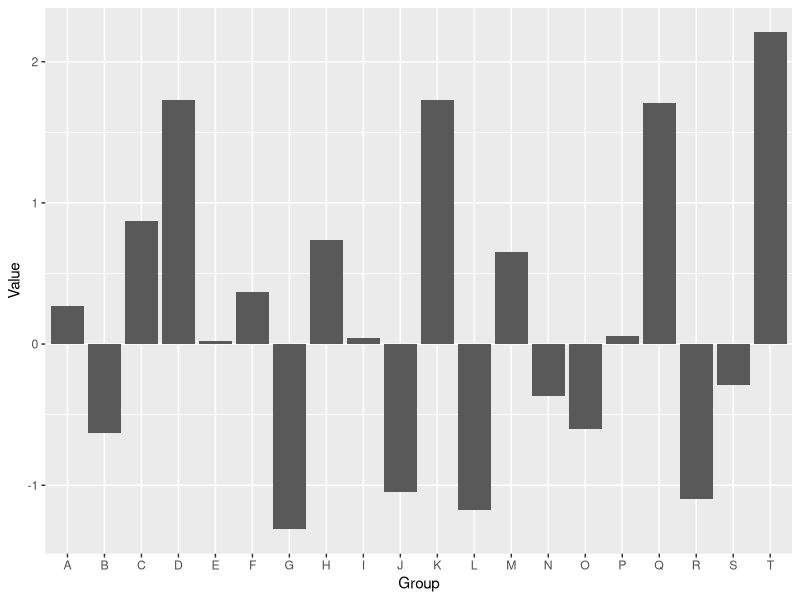
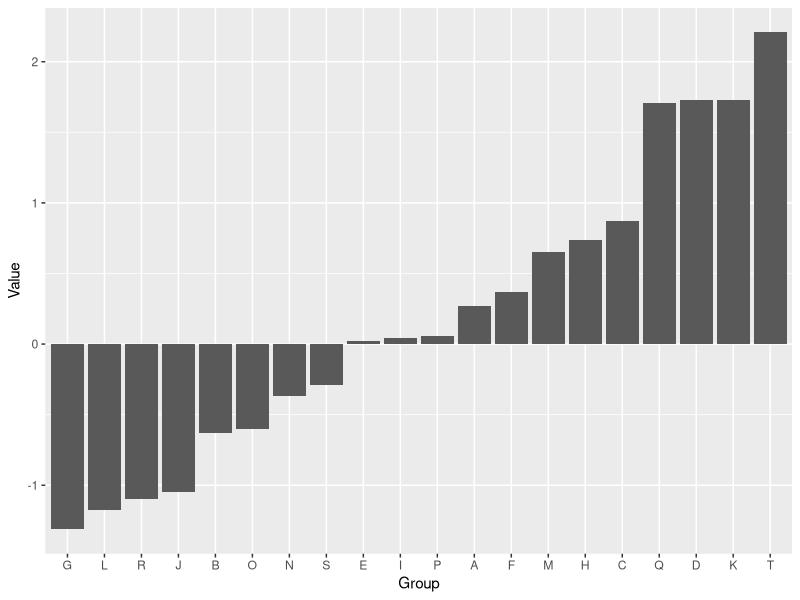
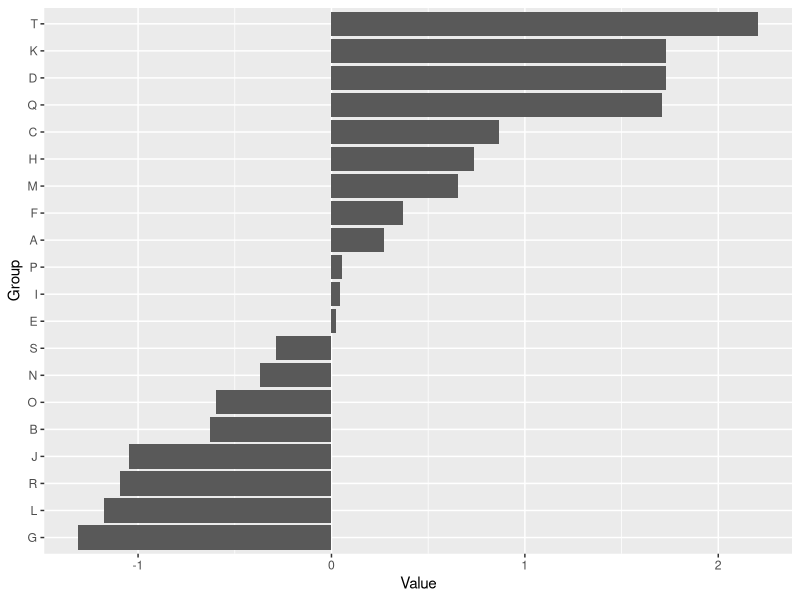
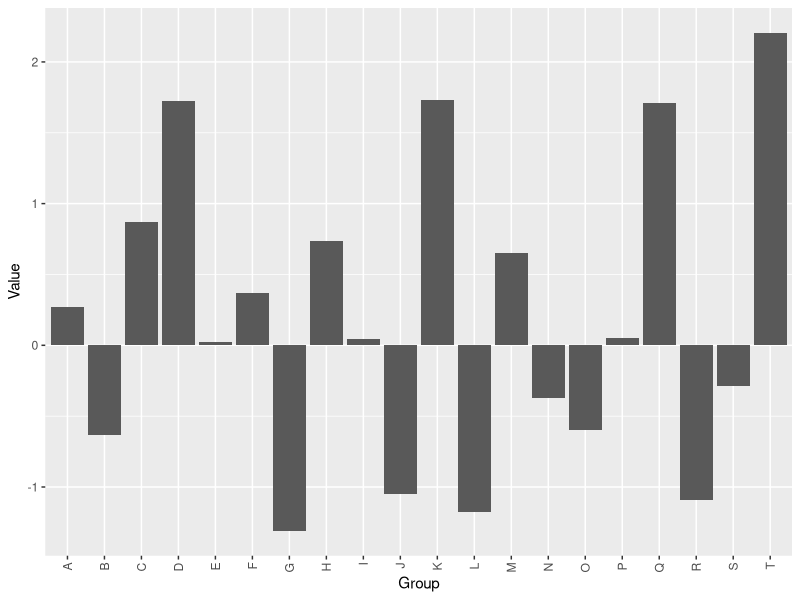
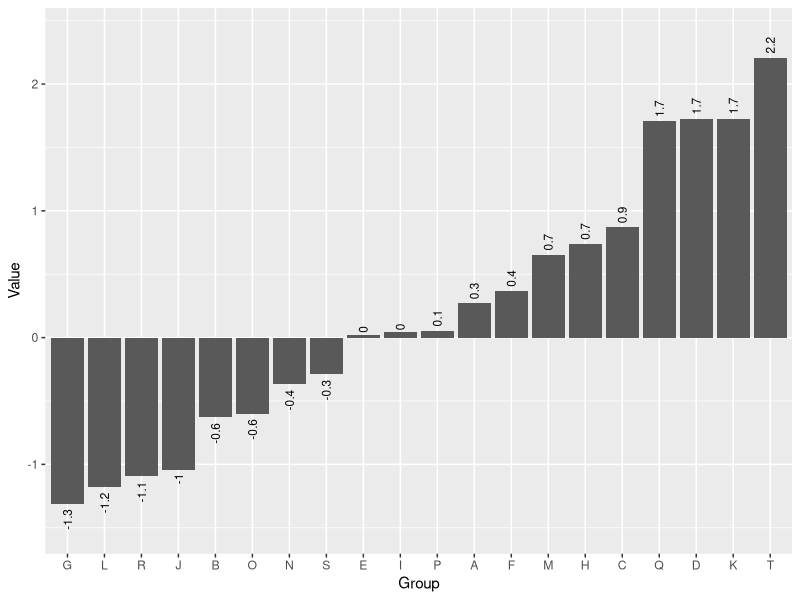
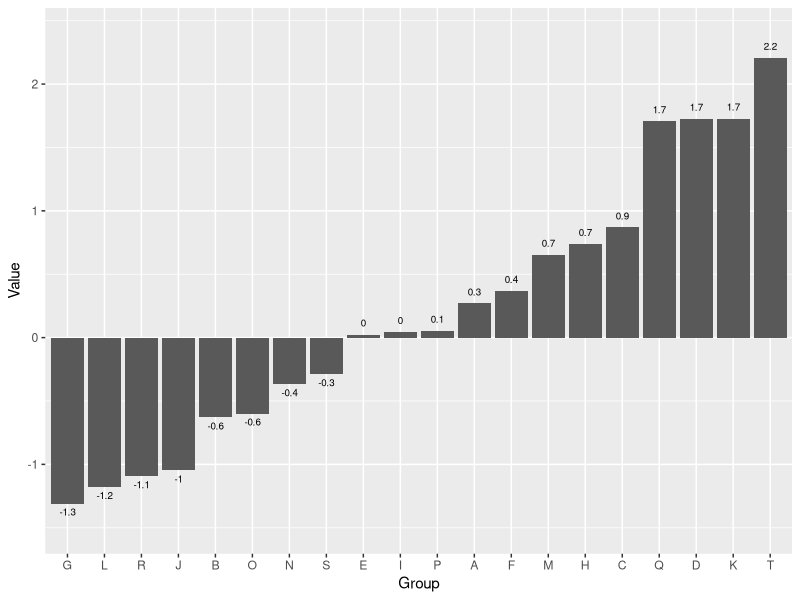
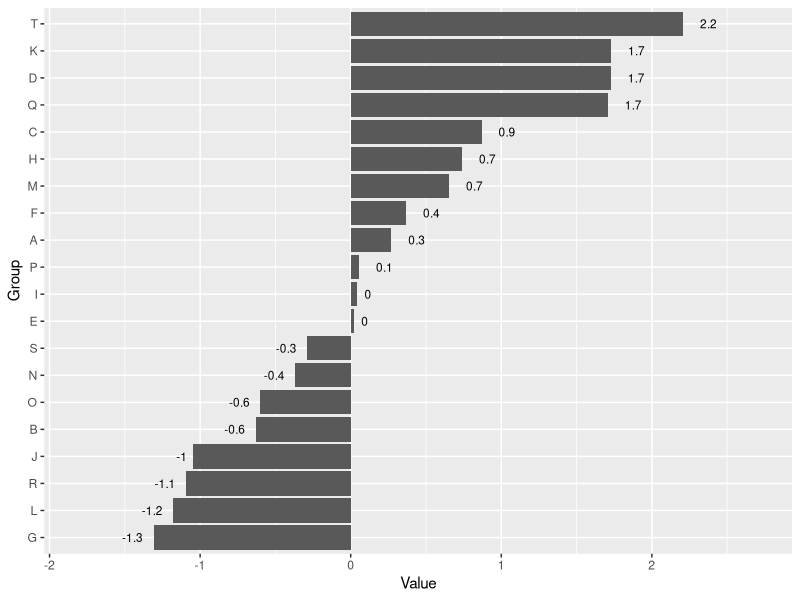
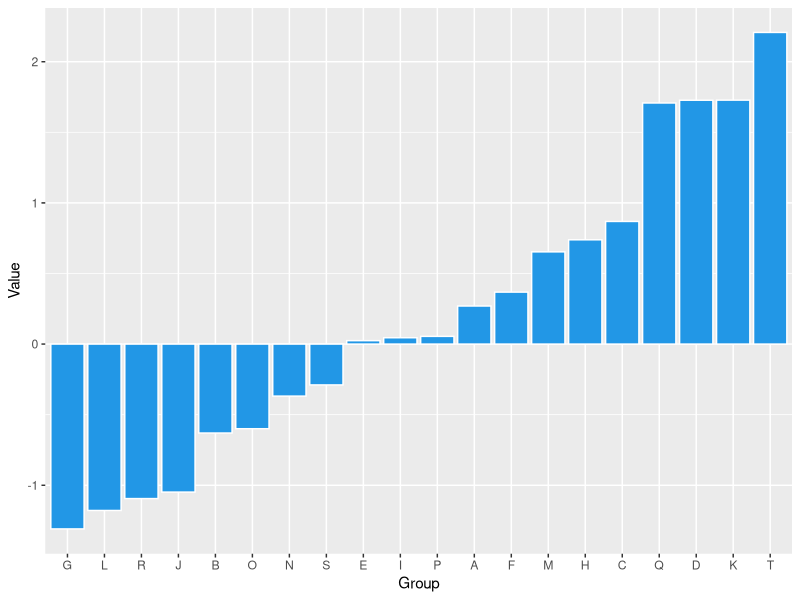

The R source for these figures, in order:
library(ggplot2)

# Data 
set.seed(6)
df <- data.frame(group = LETTERS[1:20],
                 value = rnorm(20))

ggplot(df, aes(x = group, y = value)) +
  geom_bar(stat = "identity",
           show.legend = FALSE) + # Remove the legend
  xlab("Group") +
  ylab("Value")

# Reorder the value
ggplot(df, aes(x = reorder(group, value), y = value)) +
  geom_bar(stat = "identity",
           show.legend = FALSE) +
  xlab("Group") +
  ylab("Value")

# Vertical diverging bar chart
ggplot(df, aes(x = reorder(group, value), y = value)) +
  geom_bar(stat = "identity",
           show.legend = FALSE) +
  xlab("Group") +
  ylab("Value") +
  coord_flip()

# Flipping the names of the categorical variable
ggplot(df, aes(x = group, y = value)) +
  geom_bar(stat = "identity",
           show.legend = FALSE) +
  xlab("Group") +
  ylab("Value") +
  theme(axis.text.x = element_text(angle = 90,
                                   hjust = 1,
                                   vjust = 0.5))

# Adding text for each bar (vertical text)
ggplot(df, aes(x = reorder(group, value), y = value)) +
  geom_bar(stat = "identity",
           show.legend = FALSE) +
  geom_text(aes(label = round(value, 1),
                angle = 90,
                hjust = ifelse(value < 0, 1.25, -0.25),
                vjust = 0.5),
            size = 3) +
  xlab("Group") +
  ylab("Value") + 
  scale_y_continuous(limits = c(min(df$value) - 0.2,
                                max(df$value) + 0.2))

# Adding text for each bar (horizontal text)
ggplot(df, aes(x = reorder(group, value), y = value)) +
  geom_bar(stat = "identity",
           show.legend = FALSE) +
  geom_text(aes(label = round(value, 1),
                hjust = 0.5,
                vjust = ifelse(value < 0, 1.5, -1)),
            size = 2.5) +
  xlab("Group") +
  ylab("Value") +
  scale_y_continuous(limits = c(min(df$value) - 0.2,
                                max(df$value) + 0.2))

# Adding text for each bar (vertical plot)
ggplot(df, aes(x = reorder(group, value), y = value)) +
  geom_bar(stat = "identity",
           show.legend = FALSE) +
  geom_text(aes(label = round(value, 1),
                hjust = ifelse(value < 0, 1.5, -1),
                vjust = 0.5),
            size = 3) +
  xlab("Group") +
  ylab("Value") +
  coord_flip() + 
  scale_y_continuous(breaks= seq(-2, 2, by = 1),
                     limits = c(min(df$value) - 0.5,
                                max(df$value) + 0.5))

# Color customization

# Overriding the default bars color
ggplot(df, aes(x = reorder(group, value), y = value)) +
  geom_bar(stat = "identity",
           show.legend = FALSE,
           fill = 4,          # Background color
           color = "white") + # Border color
  xlab("Group") +
  ylab("Value")

# Color based on value
color <- ifelse(df$value < 0, "pink", "lightblue")

ggplot(df, aes(x = reorder(group, value), y = value)) +
  geom_bar(stat = "identity",
           show.legend = FALSE,
           fill = color,      # Background color
           color = "white") + # Border color
  xlab("Group") +
  ylab("Value")

# Gradient color
ggplot(df, aes(x = reorder(group, value), y = value)) +
  geom_bar(stat = "identity",
           show.legend = FALSE,
           aes(fill = value),  # Background color
           color = "gray30") + # Border color
  xlab("Group") +
  ylab("Value") +
  scale_fill_gradient2(low = "#F4A460",
                       mid = "aliceblue",
                       high = "#6495ED")

# Advanced diverging bar plot in ggplot2

# Example 1: axis limits, color and theme
color <- ifelse(df$value < 0, "pink", "lightblue")

ggplot(df, aes(x = reorder(group, value), y = value)) +
  geom_bar(stat = "identity",
           show.legend = FALSE,
           fill = color,      # Background color
           color = "white") + # Border color
  xlab("Group") +
  ylab("Value") +
  scale_y_continuous(breaks= seq(-2, 2, by = 1),
                     limits = c(min(df$value) - 0.2,
                                max(df$value) + 0.2)) +
  coord_flip() +
  theme_minimal()

# Example 2: names for each bar, vertical grid and vertical line
color <- ifelse(df$value < 0, "pink", "lightblue")

ggplot(df, aes(x = reorder(group, value), y = value)) +
  geom_bar(stat = "identity",
           show.legend = FALSE,
           fill = color,     
           color = "white") +
  geom_hline(yintercept = 0, color = 1, lwd = 0.2) +
  geom_text(aes(label = group, # Text with groups
                hjust = ifelse(value < 0, 1.5, -1),
                vjust = 0.5), size = 2.5) +
  xlab("Group") +
  ylab("Value") +
  scale_y_continuous(breaks = seq(-2, 2, by = 1),
                     limits = c(-2.5, 2.5)) +
  coord_flip() +
  theme_minimal() +
  theme(axis.text.y = element_blank(),  # Remove Y-axis texts
        axis.ticks.y = element_blank(), # Remove Y-axis ticks
        panel.grid.major.y = element_blank()) # Remove horizontal grid
